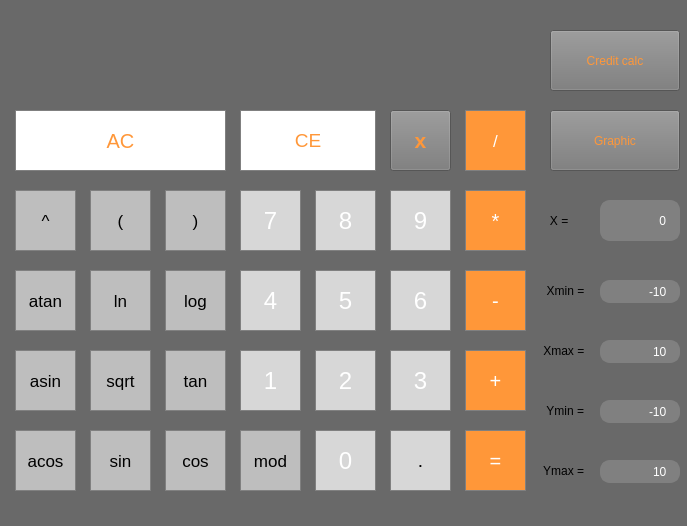
<?xml version="1.0" encoding="UTF-8"?>
<ui version="4.0">
 <class>MainWindow</class>
 <widget class="QMainWindow" name="MainWindow">
  <property name="geometry">
   <rect>
    <x>0</x>
    <y>0</y>
    <width>687</width>
    <height>526</height>
   </rect>
  </property>
  <property name="windowTitle">
   <string>MainWindow</string>
  </property>
  <property name="styleSheet">
   <string notr="true">QMainWindow{
    background-color: rgb(105, 105, 105);
    width: 10px; /* when vertical */
    height: 10px; /* when horizontal */
}</string>
  </property>
  <widget class="QWidget" name="centralwidget">
   <widget class="QLabel" name="result_show">
    <property name="geometry">
     <rect>
      <x>15</x>
      <y>20</y>
      <width>511</width>
      <height>61</height>
     </rect>
    </property>
    <property name="font">
     <font>
      <pointsize>20</pointsize>
     </font>
    </property>
    <property name="styleSheet">
     <string notr="true">QLabel {
	qproperty-alignment: 'AlignVCenter | AlignRight';
	 background-color: rgb(105, 105, 105);
	color: white
}

</string>
    </property>
    <property name="text">
     <string/>
    </property>
    <property name="alignment">
     <set>Qt::AlignRight|Qt::AlignTrailing|Qt::AlignVCenter</set>
    </property>
   </widget>
   <widget class="QPushButton" name="pushButton_seven">
    <property name="geometry">
     <rect>
      <x>240</x>
      <y>190</y>
      <width>61</width>
      <height>61</height>
     </rect>
    </property>
    <property name="font">
     <font>
      <pointsize>18</pointsize>
     </font>
    </property>
    <property name="styleSheet">
     <string notr="true">QPushButton {
  background-color: rgb(215, 215, 215);
  color: white; 
  border: 1px solid gray;
}

QPushButton:pressed {
    background-color: qlineargradient(x1: 0, y1: 0, x2: 0, y2: 1,
                                      stop: 0 #FF7832, stop: 1 #FF9739);
}</string>
    </property>
    <property name="text">
     <string>7</string>
    </property>
   </widget>
   <widget class="QPushButton" name="pushButton_eight">
    <property name="geometry">
     <rect>
      <x>315</x>
      <y>190</y>
      <width>61</width>
      <height>61</height>
     </rect>
    </property>
    <property name="font">
     <font>
      <pointsize>18</pointsize>
     </font>
    </property>
    <property name="styleSheet">
     <string notr="true">QPushButton {
  background-color: rgb(215, 215, 215);
  color: white; 
  border: 1px solid gray;
}

QPushButton:pressed {
    background-color: qlineargradient(x1: 0, y1: 0, x2: 0, y2: 1,
                                      stop: 0 #FF7832, stop: 1 #FF9739);
}</string>
    </property>
    <property name="text">
     <string>8</string>
    </property>
   </widget>
   <widget class="QPushButton" name="pushButton_nine">
    <property name="geometry">
     <rect>
      <x>390</x>
      <y>190</y>
      <width>61</width>
      <height>61</height>
     </rect>
    </property>
    <property name="font">
     <font>
      <pointsize>18</pointsize>
     </font>
    </property>
    <property name="styleSheet">
     <string notr="true">QPushButton {
  background-color: rgb(215, 215, 215);
  color: white; 
  border: 1px solid gray;
}

QPushButton:pressed {
    background-color: qlineargradient(x1: 0, y1: 0, x2: 0, y2: 1,
                                      stop: 0 #FF7832, stop: 1 #FF9739);
}</string>
    </property>
    <property name="text">
     <string>9</string>
    </property>
   </widget>
   <widget class="QPushButton" name="pushButton_mult">
    <property name="geometry">
     <rect>
      <x>465</x>
      <y>190</y>
      <width>61</width>
      <height>61</height>
     </rect>
    </property>
    <property name="font">
     <font>
      <pointsize>15</pointsize>
     </font>
    </property>
    <property name="styleSheet">
     <string notr="true">QPushButton {
  background-color: rgb(255, 151, 57);
  color: white; 
  border: 1px solid gray;
}

QPushButton:pressed {
    background-color: qlineargradient(x1: 0, y1: 0, x2: 0, y2: 1,
                                      stop: 0 #FF7832, stop: 1 #FF9739);
}</string>
    </property>
    <property name="text">
     <string>*</string>
    </property>
   </widget>
   <widget class="QPushButton" name="pushButton_four">
    <property name="geometry">
     <rect>
      <x>240</x>
      <y>270</y>
      <width>61</width>
      <height>61</height>
     </rect>
    </property>
    <property name="font">
     <font>
      <pointsize>18</pointsize>
     </font>
    </property>
    <property name="styleSheet">
     <string notr="true">QPushButton {
  background-color: rgb(215, 215, 215);
  color: white; 
  border: 1px solid gray;
}

QPushButton:pressed {
    background-color: qlineargradient(x1: 0, y1: 0, x2: 0, y2: 1,
                                      stop: 0 #FF7832, stop: 1 #FF9739);
}</string>
    </property>
    <property name="text">
     <string>4</string>
    </property>
   </widget>
   <widget class="QPushButton" name="pushButton_five">
    <property name="geometry">
     <rect>
      <x>315</x>
      <y>270</y>
      <width>61</width>
      <height>61</height>
     </rect>
    </property>
    <property name="font">
     <font>
      <pointsize>18</pointsize>
     </font>
    </property>
    <property name="styleSheet">
     <string notr="true">QPushButton {
  background-color: rgb(215, 215, 215);
  color: white; 
  border: 1px solid gray;
}

QPushButton:pressed {
    background-color: qlineargradient(x1: 0, y1: 0, x2: 0, y2: 1,
                                      stop: 0 #FF7832, stop: 1 #FF9739);
}</string>
    </property>
    <property name="text">
     <string>5</string>
    </property>
   </widget>
   <widget class="QPushButton" name="pushButton_six">
    <property name="geometry">
     <rect>
      <x>390</x>
      <y>270</y>
      <width>61</width>
      <height>61</height>
     </rect>
    </property>
    <property name="font">
     <font>
      <pointsize>18</pointsize>
     </font>
    </property>
    <property name="styleSheet">
     <string notr="true">QPushButton {
  background-color: rgb(215, 215, 215);
  color: white; 
  border: 1px solid gray;
}

QPushButton:pressed {
    background-color: qlineargradient(x1: 0, y1: 0, x2: 0, y2: 1,
                                      stop: 0 #FF7832, stop: 1 #FF9739);
}</string>
    </property>
    <property name="text">
     <string>6</string>
    </property>
   </widget>
   <widget class="QPushButton" name="pushButton_minus">
    <property name="geometry">
     <rect>
      <x>465</x>
      <y>270</y>
      <width>61</width>
      <height>61</height>
     </rect>
    </property>
    <property name="font">
     <font>
      <pointsize>15</pointsize>
     </font>
    </property>
    <property name="styleSheet">
     <string notr="true">QPushButton {
  background-color: rgb(255, 151, 57);
  color: white; 
  border: 1px solid gray;
}

QPushButton:pressed {
    background-color: qlineargradient(x1: 0, y1: 0, x2: 0, y2: 1,
                                      stop: 0 #FF7832, stop: 1 #FF9739);
}</string>
    </property>
    <property name="text">
     <string>-</string>
    </property>
   </widget>
   <widget class="QPushButton" name="pushButton_dot">
    <property name="geometry">
     <rect>
      <x>390</x>
      <y>430</y>
      <width>61</width>
      <height>61</height>
     </rect>
    </property>
    <property name="font">
     <font>
      <pointsize>14</pointsize>
     </font>
    </property>
    <property name="styleSheet">
     <string notr="true">QPushButton {
  background-color: rgb(215, 215, 215);
  border: 1px solid gray;
}
QPushButton:pressed {
    background-color: qlineargradient(x1: 0, y1: 0, x2: 0, y2: 1,
                                      stop: 0 #BEBEBE, stop: 1 #D7D7D7);
}</string>
    </property>
    <property name="text">
     <string>.</string>
    </property>
   </widget>
   <widget class="QPushButton" name="pushButton_equal">
    <property name="geometry">
     <rect>
      <x>465</x>
      <y>430</y>
      <width>61</width>
      <height>61</height>
     </rect>
    </property>
    <property name="font">
     <font>
      <pointsize>15</pointsize>
     </font>
    </property>
    <property name="styleSheet">
     <string notr="true">QPushButton {
  background-color: rgb(255, 151, 57);
  color: white; 
  border: 1px solid gray;
}

QPushButton:pressed {
    background-color: qlineargradient(x1: 0, y1: 0, x2: 0, y2: 1,
                                      stop: 0 #FF7832, stop: 1 #FF9739);
}</string>
    </property>
    <property name="text">
     <string>=</string>
    </property>
   </widget>
   <widget class="QPushButton" name="pushButton_one">
    <property name="geometry">
     <rect>
      <x>240</x>
      <y>350</y>
      <width>61</width>
      <height>61</height>
     </rect>
    </property>
    <property name="font">
     <font>
      <pointsize>18</pointsize>
     </font>
    </property>
    <property name="styleSheet">
     <string notr="true">QPushButton {
  background-color: rgb(215, 215, 215);
  color: white; 
  border: 1px solid gray;
}

QPushButton:pressed {
    background-color: qlineargradient(x1: 0, y1: 0, x2: 0, y2: 1,
                                      stop: 0 #FF7832, stop: 1 #FF9739);
}</string>
    </property>
    <property name="text">
     <string>1</string>
    </property>
   </widget>
   <widget class="QPushButton" name="pushButton_plus">
    <property name="geometry">
     <rect>
      <x>465</x>
      <y>350</y>
      <width>61</width>
      <height>61</height>
     </rect>
    </property>
    <property name="font">
     <font>
      <pointsize>15</pointsize>
     </font>
    </property>
    <property name="styleSheet">
     <string notr="true">QPushButton {
  background-color: rgb(255, 151, 57);
  color: white; 
  border: 1px solid gray;
}

QPushButton:pressed {
    background-color: qlineargradient(x1: 0, y1: 0, x2: 0, y2: 1,
                                      stop: 0 #FF7832, stop: 1 #FF9739);
}</string>
    </property>
    <property name="text">
     <string>+</string>
    </property>
   </widget>
   <widget class="QPushButton" name="pushButton_two">
    <property name="geometry">
     <rect>
      <x>315</x>
      <y>350</y>
      <width>61</width>
      <height>61</height>
     </rect>
    </property>
    <property name="font">
     <font>
      <pointsize>18</pointsize>
     </font>
    </property>
    <property name="styleSheet">
     <string notr="true">QPushButton {
  background-color: rgb(215, 215, 215);
  color: white; 
  border: 1px solid gray;
}

QPushButton:pressed {
    background-color: qlineargradient(x1: 0, y1: 0, x2: 0, y2: 1,
                                      stop: 0 #FF7832, stop: 1 #FF9739);
}</string>
    </property>
    <property name="text">
     <string>2</string>
    </property>
   </widget>
   <widget class="QPushButton" name="pushButton_three">
    <property name="geometry">
     <rect>
      <x>390</x>
      <y>350</y>
      <width>61</width>
      <height>61</height>
     </rect>
    </property>
    <property name="font">
     <font>
      <pointsize>18</pointsize>
     </font>
    </property>
    <property name="styleSheet">
     <string notr="true">QPushButton {
  background-color: rgb(215, 215, 215);
  color: white; 
  border: 1px solid gray;
}

QPushButton:pressed {
    background-color: qlineargradient(x1: 0, y1: 0, x2: 0, y2: 1,
                                      stop: 0 #FF7832, stop: 1 #FF9739);
}</string>
    </property>
    <property name="text">
     <string>3</string>
    </property>
   </widget>
   <widget class="QPushButton" name="pushButton_zero">
    <property name="geometry">
     <rect>
      <x>315</x>
      <y>430</y>
      <width>61</width>
      <height>61</height>
     </rect>
    </property>
    <property name="font">
     <font>
      <pointsize>18</pointsize>
     </font>
    </property>
    <property name="styleSheet">
     <string notr="true">QPushButton {
  background-color: rgb(215, 215, 215);
  color: white; 
  border: 1px solid gray;
}

QPushButton:pressed {
    background-color: qlineargradient(x1: 0, y1: 0, x2: 0, y2: 1,
                                      stop: 0 #FF7832, stop: 1 #FF9739);
}</string>
    </property>
    <property name="text">
     <string>0</string>
    </property>
   </widget>
   <widget class="QPushButton" name="pushButton_openbracket">
    <property name="geometry">
     <rect>
      <x>90</x>
      <y>190</y>
      <width>61</width>
      <height>61</height>
     </rect>
    </property>
    <property name="font">
     <font>
      <pointsize>13</pointsize>
     </font>
    </property>
    <property name="styleSheet">
     <string notr="true">QPushButton {
  background-color: rgb(190, 190, 190);
  border: 1px solid gray;
}
QPushButton:pressed {
    background-color: qlineargradient(x1: 0, y1: 0, x2: 0, y2: 1,
                                      stop: 0 #BEBEBE, stop: 1 #D7D7D7);
}</string>
    </property>
    <property name="text">
     <string>(</string>
    </property>
   </widget>
   <widget class="QPushButton" name="pushButton_clear">
    <property name="geometry">
     <rect>
      <x>15</x>
      <y>110</y>
      <width>211</width>
      <height>61</height>
     </rect>
    </property>
    <property name="font">
     <font>
      <pointsize>15</pointsize>
     </font>
    </property>
    <property name="styleSheet">
     <string notr="true">QPushButton {
  background-color: white;
  color: rgb(255,151, 57); 
  border: 1px solid gray;
}

QPushButton:pressed {
    background-color: qlineargradient(x1: 0, y1: 0, x2: 0, y2: 1,
                                      stop: 0 #FF7832, stop: 1 #FF9739);
}</string>
    </property>
    <property name="text">
     <string>AC</string>
    </property>
   </widget>
   <widget class="QPushButton" name="pushButton_closebracket">
    <property name="geometry">
     <rect>
      <x>165</x>
      <y>190</y>
      <width>61</width>
      <height>61</height>
     </rect>
    </property>
    <property name="font">
     <font>
      <pointsize>13</pointsize>
     </font>
    </property>
    <property name="styleSheet">
     <string notr="true">QPushButton {
  background-color: rgb(190, 190, 190);
  border: 1px solid gray;
}
QPushButton:pressed {
    background-color: qlineargradient(x1: 0, y1: 0, x2: 0, y2: 1,
                                      stop: 0 #BEBEBE, stop: 1 #D7D7D7);
}</string>
    </property>
    <property name="text">
     <string>)</string>
    </property>
   </widget>
   <widget class="QPushButton" name="pushButton_mod">
    <property name="geometry">
     <rect>
      <x>240</x>
      <y>430</y>
      <width>61</width>
      <height>61</height>
     </rect>
    </property>
    <property name="font">
     <font>
      <pointsize>13</pointsize>
     </font>
    </property>
    <property name="styleSheet">
     <string notr="true">QPushButton {
  background-color: rgb(190, 190, 190);
  color: black; 
  border: 1px solid gray;
}

QPushButton:pressed {
    background-color: qlineargradient(x1: 0, y1: 0, x2: 0, y2: 1,
                                      stop: 0 #FF7832, stop: 1 #FF9739);
}</string>
    </property>
    <property name="text">
     <string>mod</string>
    </property>
   </widget>
   <widget class="QPushButton" name="pushButton_ln">
    <property name="geometry">
     <rect>
      <x>90</x>
      <y>270</y>
      <width>61</width>
      <height>61</height>
     </rect>
    </property>
    <property name="font">
     <font>
      <pointsize>13</pointsize>
     </font>
    </property>
    <property name="styleSheet">
     <string notr="true">QPushButton {
  background-color: rgb(190, 190, 190);
  border: 1px solid gray;
}
QPushButton:pressed {
    background-color: qlineargradient(x1: 0, y1: 0, x2: 0, y2: 1,
                                      stop: 0 #BEBEBE, stop: 1 #D7D7D7);
}</string>
    </property>
    <property name="text">
     <string>ln</string>
    </property>
   </widget>
   <widget class="QPushButton" name="pushButton_log">
    <property name="geometry">
     <rect>
      <x>165</x>
      <y>270</y>
      <width>61</width>
      <height>61</height>
     </rect>
    </property>
    <property name="font">
     <font>
      <pointsize>13</pointsize>
     </font>
    </property>
    <property name="styleSheet">
     <string notr="true">QPushButton {
  background-color: rgb(190, 190, 190);
  border: 1px solid gray;
}
QPushButton:pressed {
    background-color: qlineargradient(x1: 0, y1: 0, x2: 0, y2: 1,
                                      stop: 0 #BEBEBE, stop: 1 #D7D7D7);
}</string>
    </property>
    <property name="text">
     <string>log</string>
    </property>
   </widget>
   <widget class="QPushButton" name="pushButton_tan">
    <property name="geometry">
     <rect>
      <x>165</x>
      <y>350</y>
      <width>61</width>
      <height>61</height>
     </rect>
    </property>
    <property name="font">
     <font>
      <pointsize>13</pointsize>
     </font>
    </property>
    <property name="styleSheet">
     <string notr="true">QPushButton {
  background-color: rgb(190, 190, 190);
  border: 1px solid gray;
}
QPushButton:pressed {
    background-color: qlineargradient(x1: 0, y1: 0, x2: 0, y2: 1,
                                      stop: 0 #BEBEBE, stop: 1 #D7D7D7);
}</string>
    </property>
    <property name="text">
     <string>tan</string>
    </property>
   </widget>
   <widget class="QPushButton" name="pushButton_cos">
    <property name="geometry">
     <rect>
      <x>165</x>
      <y>430</y>
      <width>61</width>
      <height>61</height>
     </rect>
    </property>
    <property name="font">
     <font>
      <pointsize>13</pointsize>
     </font>
    </property>
    <property name="styleSheet">
     <string notr="true">QPushButton {
  background-color: rgb(190, 190, 190);
  border: 1px solid gray;
}
QPushButton:pressed {
    background-color: qlineargradient(x1: 0, y1: 0, x2: 0, y2: 1,
                                      stop: 0 #BEBEBE, stop: 1 #D7D7D7);
}</string>
    </property>
    <property name="text">
     <string>cos</string>
    </property>
   </widget>
   <widget class="QPushButton" name="pushButton_sin">
    <property name="geometry">
     <rect>
      <x>90</x>
      <y>430</y>
      <width>61</width>
      <height>61</height>
     </rect>
    </property>
    <property name="font">
     <font>
      <pointsize>13</pointsize>
     </font>
    </property>
    <property name="styleSheet">
     <string notr="true">QPushButton {
  background-color: rgb(190, 190, 190);
  border: 1px solid gray;
}
QPushButton:pressed {
    background-color: qlineargradient(x1: 0, y1: 0, x2: 0, y2: 1,
                                      stop: 0 #BEBEBE, stop: 1 #D7D7D7);
}</string>
    </property>
    <property name="text">
     <string>sin</string>
    </property>
   </widget>
   <widget class="QPushButton" name="pushButton_acos">
    <property name="geometry">
     <rect>
      <x>15</x>
      <y>430</y>
      <width>61</width>
      <height>61</height>
     </rect>
    </property>
    <property name="font">
     <font>
      <pointsize>13</pointsize>
     </font>
    </property>
    <property name="styleSheet">
     <string notr="true">QPushButton {
  background-color: rgb(190, 190, 190);
  border: 1px solid gray;
}
QPushButton:pressed {
    background-color: qlineargradient(x1: 0, y1: 0, x2: 0, y2: 1,
                                      stop: 0 #BEBEBE, stop: 1 #D7D7D7);
}</string>
    </property>
    <property name="text">
     <string>acos</string>
    </property>
   </widget>
   <widget class="QPushButton" name="pushButton_atan">
    <property name="geometry">
     <rect>
      <x>15</x>
      <y>270</y>
      <width>61</width>
      <height>61</height>
     </rect>
    </property>
    <property name="font">
     <font>
      <pointsize>13</pointsize>
     </font>
    </property>
    <property name="styleSheet">
     <string notr="true">QPushButton {
  background-color: rgb(190, 190, 190);
  border: 1px solid gray;
}
QPushButton:pressed {
    background-color: qlineargradient(x1: 0, y1: 0, x2: 0, y2: 1,
                                      stop: 0 #BEBEBE, stop: 1 #D7D7D7);
}</string>
    </property>
    <property name="text">
     <string>atan</string>
    </property>
   </widget>
   <widget class="QPushButton" name="pushButton_asin">
    <property name="geometry">
     <rect>
      <x>15</x>
      <y>350</y>
      <width>61</width>
      <height>61</height>
     </rect>
    </property>
    <property name="font">
     <font>
      <pointsize>13</pointsize>
     </font>
    </property>
    <property name="styleSheet">
     <string notr="true">QPushButton {
  background-color: rgb(190, 190, 190);
  border: 1px solid gray;
}
QPushButton:pressed {
    background-color: qlineargradient(x1: 0, y1: 0, x2: 0, y2: 1,
                                      stop: 0 #BEBEBE, stop: 1 #D7D7D7);
}</string>
    </property>
    <property name="text">
     <string>asin</string>
    </property>
   </widget>
   <widget class="QPushButton" name="pushButton_sqrt">
    <property name="geometry">
     <rect>
      <x>90</x>
      <y>350</y>
      <width>61</width>
      <height>61</height>
     </rect>
    </property>
    <property name="font">
     <font>
      <pointsize>13</pointsize>
     </font>
    </property>
    <property name="styleSheet">
     <string notr="true">QPushButton {
  background-color: rgb(190, 190, 190);
  border: 1px solid gray;
}
QPushButton:pressed {
    background-color: qlineargradient(x1: 0, y1: 0, x2: 0, y2: 1,
                                      stop: 0 #BEBEBE, stop: 1 #D7D7D7);
}</string>
    </property>
    <property name="text">
     <string>sqrt</string>
    </property>
   </widget>
   <widget class="QPushButton" name="pushButton_degree">
    <property name="geometry">
     <rect>
      <x>15</x>
      <y>190</y>
      <width>61</width>
      <height>61</height>
     </rect>
    </property>
    <property name="font">
     <font>
      <pointsize>13</pointsize>
     </font>
    </property>
    <property name="styleSheet">
     <string notr="true">QPushButton {
  background-color: rgb(190, 190, 190);
  color: black; 
  border: 1px solid gray;
}

QPushButton:pressed {
    background-color: qlineargradient(x1: 0, y1: 0, x2: 0, y2: 1,
                                      stop: 0 #FF7832, stop: 1 #FF9739);
}</string>
    </property>
    <property name="text">
     <string>^</string>
    </property>
   </widget>
   <widget class="QPushButton" name="pushButton_divide">
    <property name="geometry">
     <rect>
      <x>465</x>
      <y>110</y>
      <width>61</width>
      <height>61</height>
     </rect>
    </property>
    <property name="font">
     <font>
      <pointsize>13</pointsize>
     </font>
    </property>
    <property name="styleSheet">
     <string notr="true">QPushButton {
  background-color: rgb(255, 151, 57);
  color: white; 
  border: 1px solid gray;
}

QPushButton:pressed {
    background-color: qlineargradient(x1: 0, y1: 0, x2: 0, y2: 1,
                                      stop: 0 #FF7832, stop: 1 #FF9739);
}</string>
    </property>
    <property name="text">
     <string>/</string>
    </property>
   </widget>
   <widget class="QPushButton" name="pushButton_plot">
    <property name="geometry">
     <rect>
      <x>550</x>
      <y>110</y>
      <width>130</width>
      <height>61</height>
     </rect>
    </property>
    <property name="styleSheet">
     <string notr="true">QPushButton {
  background-color: rgb(120, 120, 120);
  color: rgb(255,151, 57); 
}
</string>
    </property>
    <property name="text">
     <string>Graphic</string>
    </property>
   </widget>
   <widget class="QLabel" name="label_5">
    <property name="geometry">
     <rect>
      <x>530</x>
      <y>200</y>
      <width>46</width>
      <height>41</height>
     </rect>
    </property>
    <property name="text">
     <string>      X = </string>
    </property>
   </widget>
   <widget class="QPushButton" name="pushButton_X">
    <property name="geometry">
     <rect>
      <x>390</x>
      <y>110</y>
      <width>61</width>
      <height>61</height>
     </rect>
    </property>
    <property name="font">
     <font>
      <pointsize>16</pointsize>
      <weight>75</weight>
      <bold>true</bold>
     </font>
    </property>
    <property name="styleSheet">
     <string notr="true">QPushButton {
  background-color: rgb(120, 120, 120);
  color: rgb(255,151, 57); 
}
</string>
    </property>
    <property name="text">
     <string>x</string>
    </property>
   </widget>
   <widget class="QPushButton" name="pushButton_CE">
    <property name="geometry">
     <rect>
      <x>240</x>
      <y>110</y>
      <width>136</width>
      <height>61</height>
     </rect>
    </property>
    <property name="font">
     <font>
      <pointsize>14</pointsize>
     </font>
    </property>
    <property name="styleSheet">
     <string notr="true">QPushButton {
  background-color: white;
  color: rgb(255,151, 57); 
  border: 1px solid gray;
}

QPushButton:pressed {
    background-color: qlineargradient(x1: 0, y1: 0, x2: 0, y2: 1,
                                      stop: 0 #FF7832, stop: 1 #FF9739);
}</string>
    </property>
    <property name="text">
     <string>CE</string>
    </property>
   </widget>
   <widget class="QLineEdit" name="Xmin">
    <property name="geometry">
     <rect>
      <x>600</x>
      <y>280</y>
      <width>80</width>
      <height>23</height>
     </rect>
    </property>
    <property name="layoutDirection">
     <enum>Qt::RightToLeft</enum>
    </property>
    <property name="styleSheet">
     <string notr="true">QLineEdit {
     border: 2px solid gray;
     border-radius: 10px;
     padding: 0 8px;
     background: gray;
     selection-background-color: darkgray;
color: white
 }</string>
    </property>
    <property name="text">
     <string>-10</string>
    </property>
    <property name="alignment">
     <set>Qt::AlignRight|Qt::AlignTrailing|Qt::AlignVCenter</set>
    </property>
   </widget>
   <widget class="QLineEdit" name="Ymin">
    <property name="geometry">
     <rect>
      <x>600</x>
      <y>400</y>
      <width>80</width>
      <height>23</height>
     </rect>
    </property>
    <property name="layoutDirection">
     <enum>Qt::RightToLeft</enum>
    </property>
    <property name="styleSheet">
     <string notr="true">QLineEdit {
     border: 2px solid gray;
     border-radius: 10px;
     padding: 0 8px;
     background: gray;
     selection-background-color: darkgray;
color: white
 }</string>
    </property>
    <property name="text">
     <string>-10</string>
    </property>
    <property name="alignment">
     <set>Qt::AlignRight|Qt::AlignTrailing|Qt::AlignVCenter</set>
    </property>
   </widget>
   <widget class="QLineEdit" name="Xmax">
    <property name="geometry">
     <rect>
      <x>600</x>
      <y>340</y>
      <width>80</width>
      <height>23</height>
     </rect>
    </property>
    <property name="styleSheet">
     <string notr="true">QLineEdit {
     border: 2px solid gray;
     border-radius: 10px;
     padding: 0 8px;
     background: gray;
     selection-background-color: darkgray;
color: white
 }</string>
    </property>
    <property name="text">
     <string>10</string>
    </property>
    <property name="alignment">
     <set>Qt::AlignRight|Qt::AlignTrailing|Qt::AlignVCenter</set>
    </property>
   </widget>
   <widget class="QLineEdit" name="Ymax">
    <property name="geometry">
     <rect>
      <x>600</x>
      <y>460</y>
      <width>80</width>
      <height>23</height>
     </rect>
    </property>
    <property name="styleSheet">
     <string notr="true">QLineEdit {
     border: 2px solid gray;
     border-radius: 10px;
     padding: 0 8px;
     background: gray;
     selection-background-color: darkgray;
color: white
 }</string>
    </property>
    <property name="text">
     <string>10</string>
    </property>
    <property name="alignment">
     <set>Qt::AlignRight|Qt::AlignTrailing|Qt::AlignVCenter</set>
    </property>
   </widget>
   <widget class="QLabel" name="label_2">
    <property name="geometry">
     <rect>
      <x>530</x>
      <y>400</y>
      <width>64</width>
      <height>21</height>
     </rect>
    </property>
    <property name="text">
     <string>     Ymin =</string>
    </property>
   </widget>
   <widget class="QLabel" name="label">
    <property name="geometry">
     <rect>
      <x>530</x>
      <y>280</y>
      <width>64</width>
      <height>21</height>
     </rect>
    </property>
    <property name="text">
     <string>     Xmin =</string>
    </property>
   </widget>
   <widget class="QLabel" name="label_4">
    <property name="geometry">
     <rect>
      <x>530</x>
      <y>460</y>
      <width>64</width>
      <height>21</height>
     </rect>
    </property>
    <property name="text">
     <string>    Ymax =</string>
    </property>
   </widget>
   <widget class="QLabel" name="label_3">
    <property name="geometry">
     <rect>
      <x>530</x>
      <y>340</y>
      <width>64</width>
      <height>21</height>
     </rect>
    </property>
    <property name="text">
     <string>    Xmax =</string>
    </property>
   </widget>
   <widget class="QLineEdit" name="x_value">
    <property name="geometry">
     <rect>
      <x>600</x>
      <y>200</y>
      <width>80</width>
      <height>41</height>
     </rect>
    </property>
    <property name="styleSheet">
     <string notr="true">QLineEdit {
     border: 2px solid gray;
     border-radius: 10px;
     padding: 0 8px;
     background: gray;
     selection-background-color: darkgray;
color: white
 }</string>
    </property>
    <property name="text">
     <string>          0</string>
    </property>
    <property name="alignment">
     <set>Qt::AlignRight|Qt::AlignTrailing|Qt::AlignVCenter</set>
    </property>
   </widget>
   <widget class="QPushButton" name="pushButton_creditCalc">
    <property name="geometry">
     <rect>
      <x>550</x>
      <y>30</y>
      <width>130</width>
      <height>61</height>
     </rect>
    </property>
    <property name="styleSheet">
     <string notr="true">QPushButton {
  background-color: rgb(120, 120, 120);
  color: rgb(255,151, 57); 
}
</string>
    </property>
    <property name="text">
     <string>Credit calc</string>
    </property>
   </widget>
  </widget>
  <widget class="QMenuBar" name="menuBar">
   <property name="geometry">
    <rect>
     <x>0</x>
     <y>0</y>
     <width>687</width>
     <height>22</height>
    </rect>
   </property>
  </widget>
 </widget>
 <resources/>
 <connections/>
</ui>
